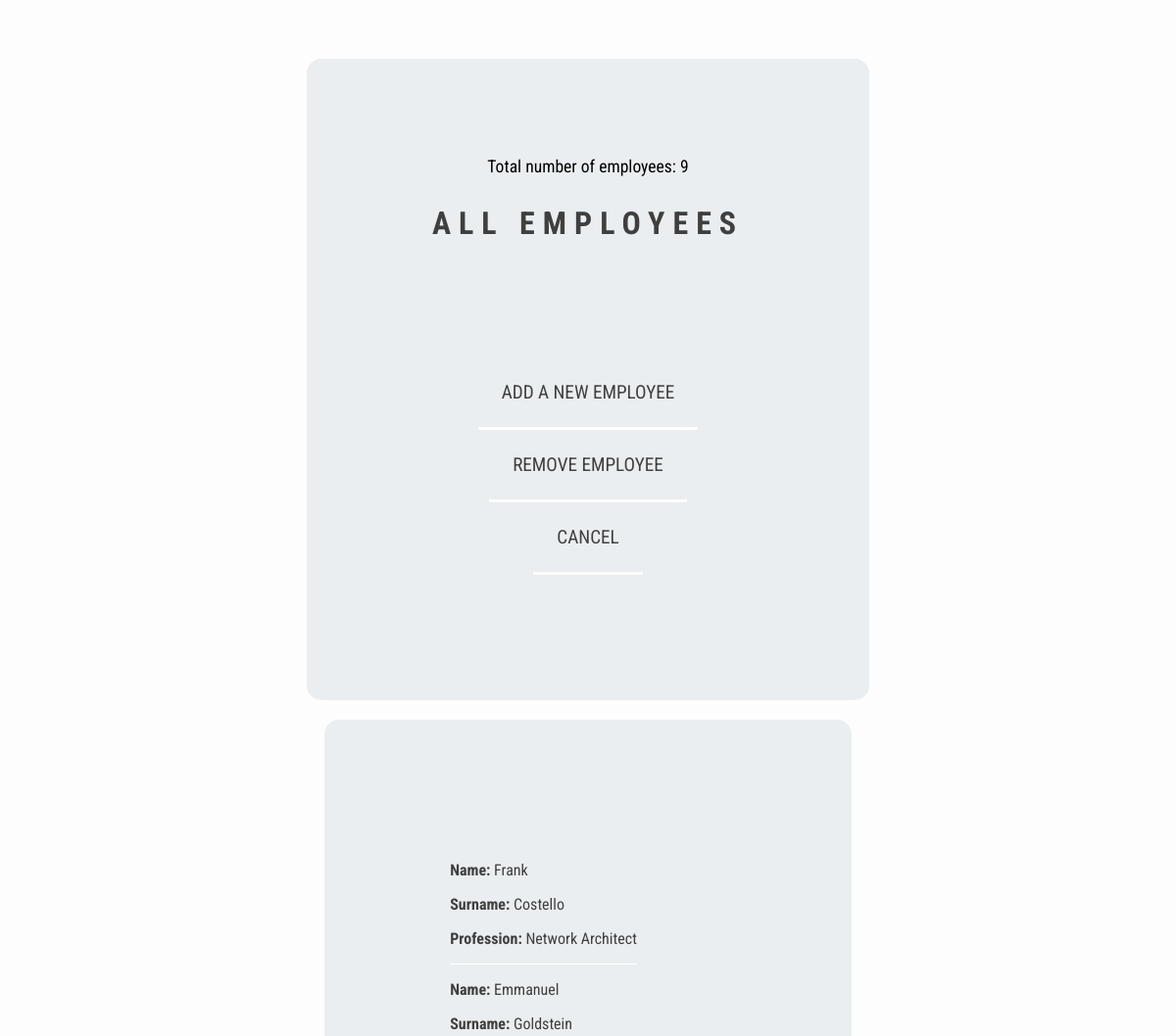
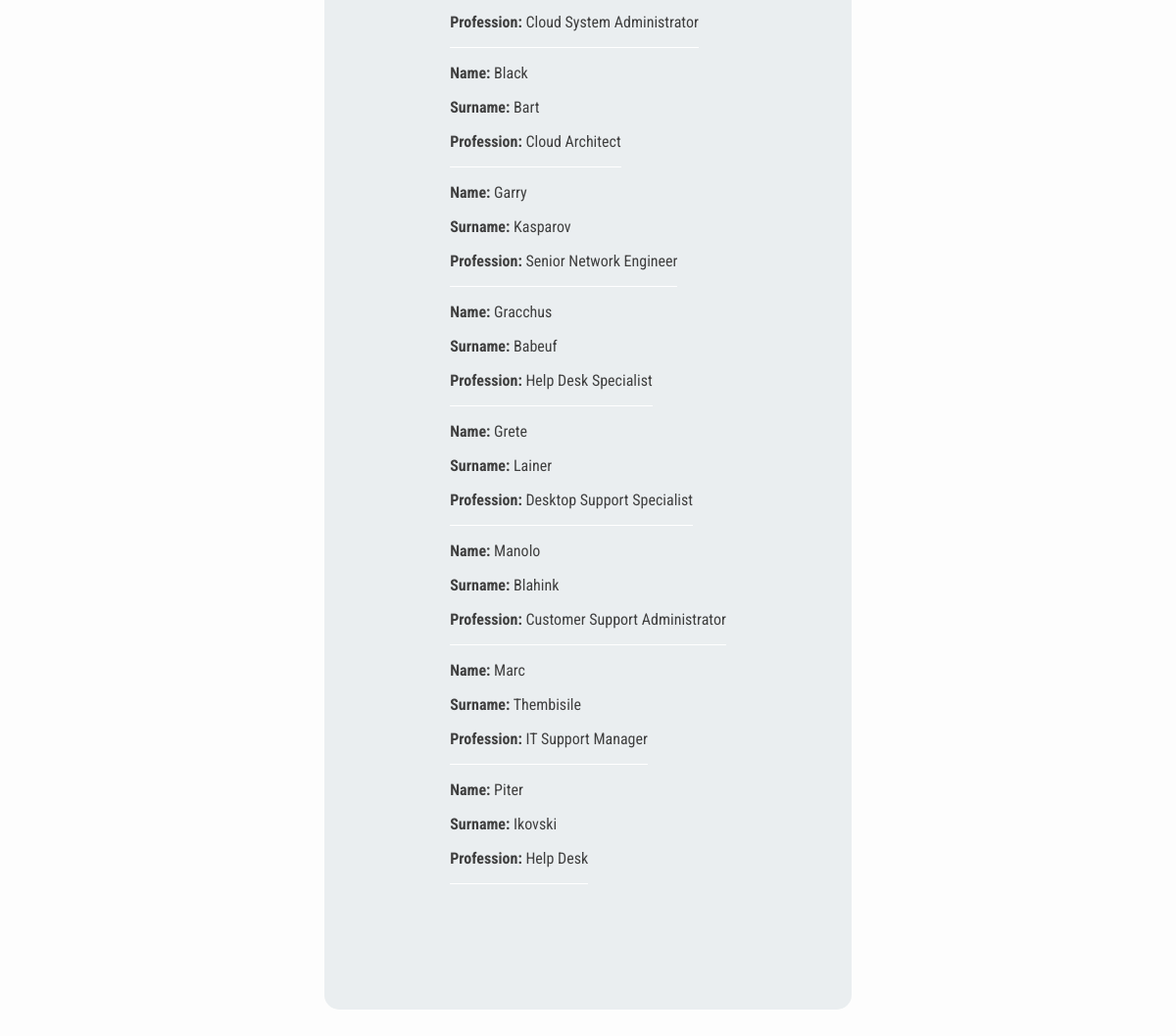
The page /select.php on the database its author committed (2 pictures, top to bottom).
### tables this page shows
CREATE TABLE IF NOT EXISTS `personnel` (
  `id` int(11) NOT NULL AUTO_INCREMENT,
  `firstName` varchar(100) NOT NULL,
  `lastName` varchar(100) NOT NULL,
  `profession` varchar(100) NOT NULL,
  PRIMARY KEY (`id`)
);

### inc/results.php (the view)
<?php
require("connect.php");
$query = "SELECT * FROM personnel";
$result = mysqli_query($conn, $query);
if (mysqli_num_rows($result) > 0) {
    while ($row = mysqli_fetch_assoc($result)) {
?>
        <div class="result">
            <p><b>Name:</b><?php echo " " . $row['firstName']; ?></p>
            <p><b>Surname:</b><?php echo " " . $row['lastName']; ?></p>
            <p><b>Profession:</b><?php echo " " . $row['profession']; ?></p>
        </div>
    <?php
    }
    ?>
    <div class="message2"><?php echo "Total number of employees: " . mysqli_num_rows($result); ?></div>
<?php
} else {
?>
    <div class="message2"><?php echo "No records"; ?></div>
<?php
}
?>

### select.php (shortened to what this page needs)
<!DOCTYPE html>
<html lang="en">
<head>
    <link rel="stylesheet" href="./css/style.css">
</head>
<body>
    <div class="wrapper">
        <div class="container">
            <h1>All employees</h1>
            <a href="insert.php">add a new employee</a>
            <a href="delete.php">remove employee</a>
            <a href="index.php">cancel</a>
        </div>
        <div class="container2">
            <?php
            include("./inc/results.php");
            ?>
        </div>
    </div>
</body>
</html>

### css/style.css (style rules this page uses)
body { box-sizing: border-box; margin: 0; padding: 0; background-color: #fdfdfd; font-family: 'Roboto Condensed', sans-serif; font-size: 16px; color: #3f3f3f; }
.wrapper { max-width: 1200px; display: flex; flex-direction: column; justify-content: center; align-items: center; margin: 5% auto; }
.container { background-color: #eaeef0; display: flex; flex-direction: column; align-items: center; padding: 8rem; border-radius: 15px; margin: auto; position: relative; }
.container h1 { text-transform: uppercase; letter-spacing: .5rem; text-align: center; margin-block-end: 3.67em; }
.container a { text-decoration: none; color: #3f3f3f; font-size: 1.2rem; text-transform: uppercase; padding: 1.5rem; border-bottom: 3px solid #fff; transition: all 0.5s ease; }
.container2 { background-color: #eaeef0; display: flex; flex-direction: column; align-items: flex-start; padding: 8rem; border-radius: 15px; margin: 20px auto; }
.container2 .result { border-bottom: 1px solid #fff; }
.wrapper .message2 { color: #000; font-size: 1.1rem; position: absolute; top: 10rem; right: 0; width: 100%; text-align: center; }

### rows shown on the page
personnel: firstName "Frank", lastName "Costello", profession "Network Architect"
personnel: firstName "Emmanuel", lastName "Goldstein", profession "Cloud System Administrator"
personnel: firstName "Black", lastName "Bart", profession "Cloud Architect"
personnel: firstName "Garry", lastName "Kasparov", profession "Senior Network Engineer"
personnel: firstName "Gracchus", lastName "Babeuf", profession "Help Desk Specialist"
personnel: firstName "Grete", lastName "Lainer", profession "Desktop Support Specialist"
personnel: firstName "Manolo", lastName "Blahink", profession "Customer Support Administrator"
personnel: firstName "Marc", lastName "Thembisile", profession "IT Support Manager"
personnel: firstName "Piter", lastName "Ikovski", profession "Help Desk"

### other values the page prints
mysqli_num_rows($result) "9"
